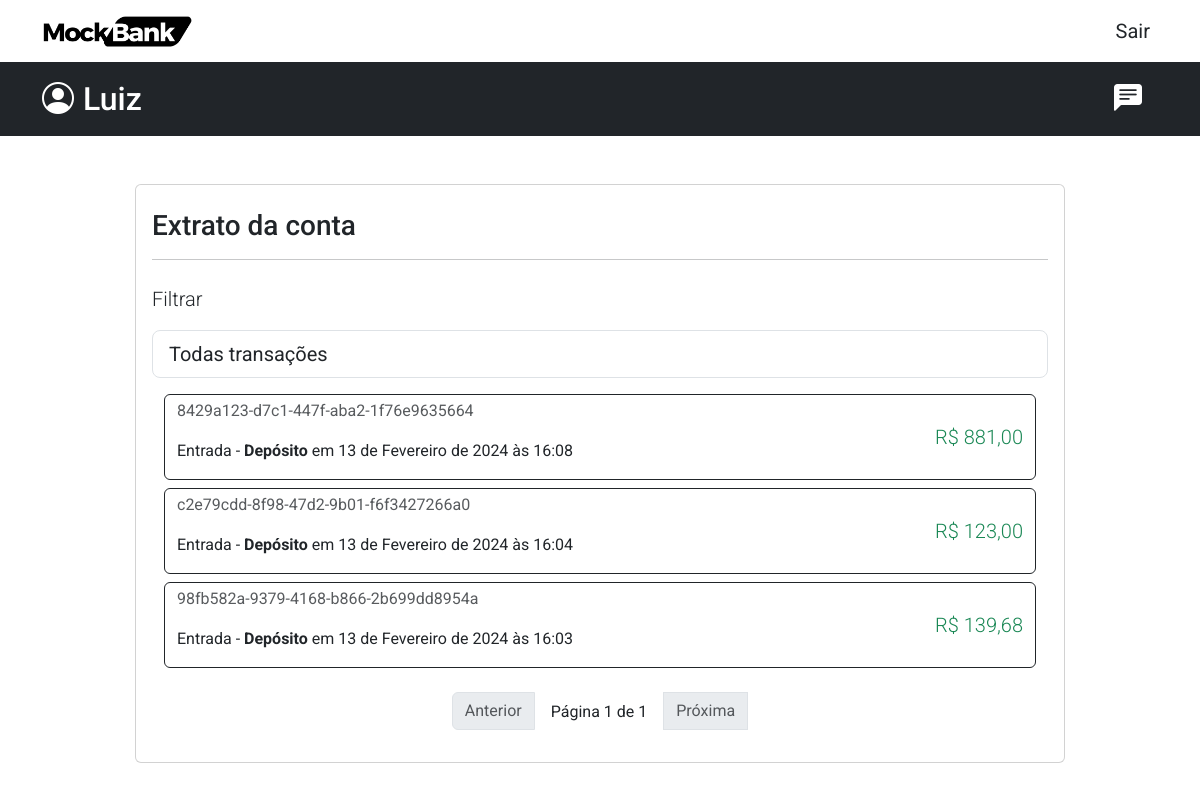
Before: /service/extract/ (signed in) with the older database file.
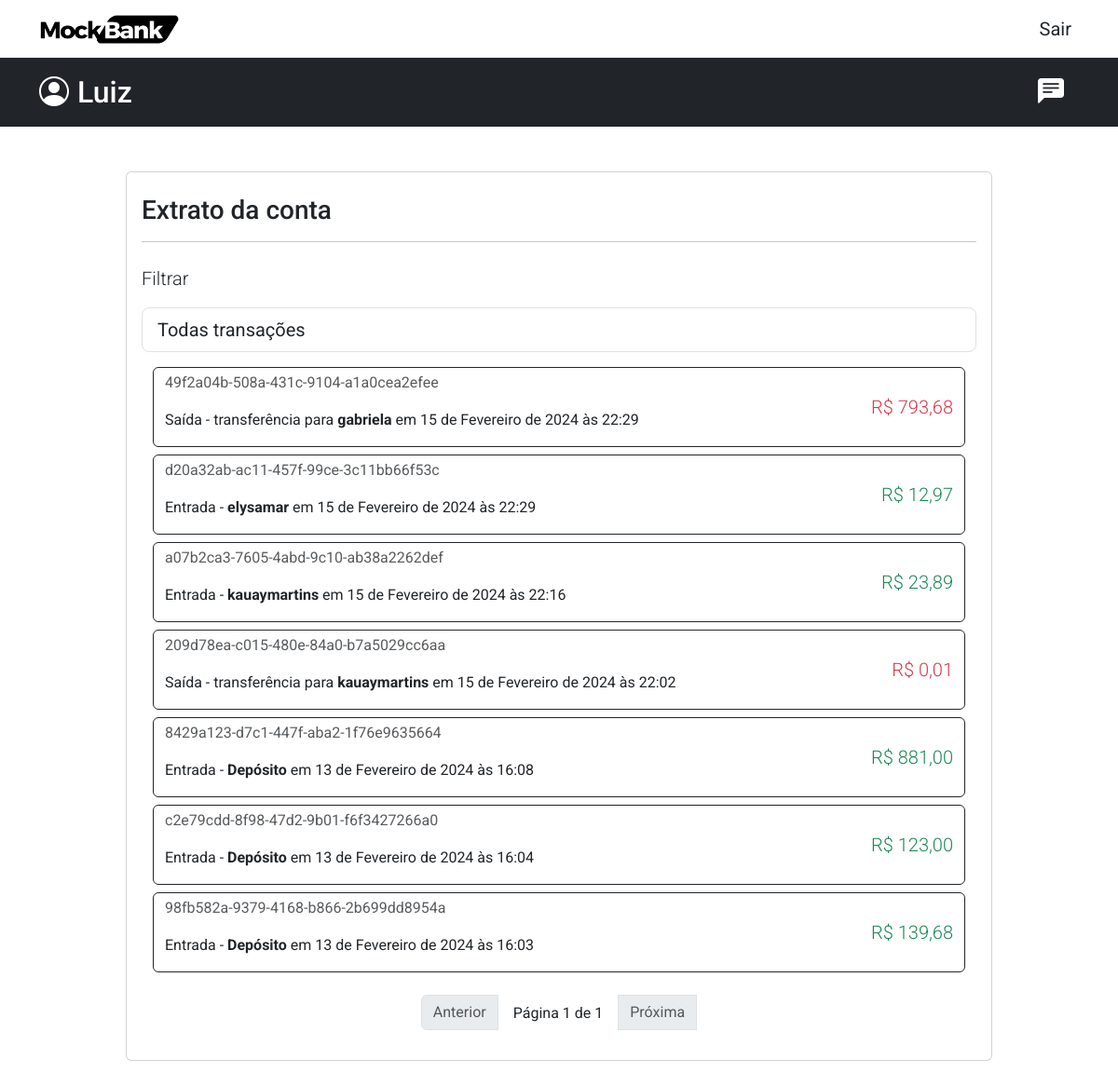
After: the same page with the newer database file.
### service/models.py (models this page shows, shortened)
class TransferModel(models.Model):
    transfer_id = models.UUIDField(primary_key=True, default=uuid.uuid4, editable=False)
    created_at = models.DateTimeField(auto_now_add=True, editable=False)
    value = models.DecimalField(max_digits=8, decimal_places=2)
    category = models.CharField(max_length=20, default='transfer', blank=True)
    sent_by = models.ForeignKey(BaseUser, on_delete=models.CASCADE, related_name='sent_transfers')
    received_by = models.ForeignKey(BaseUser, on_delete=models.CASCADE, related_name='received_transfers', null=True, blank=True)
    class Meta:
        ordering = ['-created_at']

### user/models.py (models this page shows)
class User(models.Model):
    user_id = models.UUIDField(primary_key=True, default=uuid.uuid4, editable=False)
    user_phone = models.CharField(max_length=30, blank=True)
    account_balance = models.DecimalField(max_digits=8, decimal_places=2, default=float(0))
    account_limit = models.DecimalField(max_digits=8, decimal_places=2, default=float(0))
    owner = models.OneToOneField(DjangoUser, on_delete=models.CASCADE)
    finance_data = models.OneToOneField(FinanceDataUser, on_delete=models.CASCADE, null=True)

### service/views.py (the view)
# urls.py: path('extract/', views.ExtractAccountView.as_view(), name='extract'),
@method_decorator(login_required(login_url='user:login'), name='dispatch')
class ExtractAccountView(View):
    template_name = 'extract_page.html'
    form_class = forms.ExtractForm
    def get(self, request, *args, **kwargs):
        form = self.form_class(request.GET)
        filter_type = form['filter_type'].value() if form.is_valid() else 'all'
        user = User.objects.get(owner=request.user)
        queryset = ExtractService.extract_account(filter_type=filter_type, user_id=user.user_id)
        paginator = Paginator(queryset, 8)
        page_number = request.GET.get("page")
        page_obj = paginator.get_page(page_number)
        context = {
            'form': form,
            'page_obj': page_obj,
        }
        return render(request, self.template_name, context)

### service/forms/extract_form.py
class ExtractForm(forms.Form):
    FILTER_CHOICES = [
        ('all', 'Todas transações'),
        ('received', 'Entrada'),
        ('sent', 'Saída')
    ]
    filter_type = forms.ChoiceField(choices=FILTER_CHOICES, widget=forms.Select(attrs={'class': 'form-control form-control-lg mt-0 h-100'}))

### service/services.py (called while the page is built)
    @staticmethod
    def extract_account(filter_type, user_id):
        if filter_type == "sent":
            return TransferModel.objects.filter(sent_by=user_id, category='transfer')
        elif filter_type == "received":
            return TransferModel.objects.filter(Q(received_by=user_id) | (Q(category='deposit') & Q(sent_by=user_id)))
        else:
            return TransferModel.objects.filter(Q(sent_by=user_id) | Q(received_by=user_id))

### service/templates/extract_page.html (shortened to what the changed rows need)
{% extends "global/base.html" %}
{% load humanize %}
{% block content %}
<main>
    <div class="container mt-5 mb-5">
        <div class="col-12 col-lg-10 mx-auto">
            <div class="card">
                <div class="card-body">
                    <div class="col-12">
                        <div class="row mx-auto mt-3">
                            {% if page_obj %}
                            {% for item in page_obj %}
                                <a href="#" class="mb-2" style="text-decoration: none;">
                                    <div class="container border rounded border-dark text-dark">
                                        <div class="row">
                                            <div class="col-8 col-sm-9 mt-1 ">
                                                <p class="opacity-75">{{ item.transfer_id }}</p>
                                                {% if item.category == 'deposit' %}
                                                <p>Entrada - <strong>Depósito</strong> em {{ item.created_at }}</p>
                                                {% elif item.sent_by.owner == user %}
                                                <p>Saída - transferência para <strong>{{ item.received_by.owner }}</strong> em {{ item.created_at }}</p>
                                                {% else %}
                                                <p>Entrada - <strong>{{ item.sent_by.owner }}</strong> em {{ item.created_at }}</p>
                                                {% endif %}
                                            </div>
                                            <div class="col-4 col-sm-3 text-end my-auto">
                                                {% if item.category == 'deposit' or item.received_by.owner == user %}
                                                <p class="text-success my-auto lead"> R$ {{item.value}} </p>
                                                {% else %}
                                                <p class="text-danger my-auto lead"> R$ {{item.value}} </p>
                                                {% endif %}
                                            </div>
                                        </div>
                                    </div>
                                </a>
                            {% endfor %}
                            {% else %}
                            <p class="lead">
                                Você não possui histórico de transações.
                            </p>
                            {% endif %}
                        </div>
                    </div>
                </div>
            </div>
        </div>
    </div>
</main>
{% endblock content %}

Changed rows visible on the page:
added TransferModel: transfer_id "49f2a04b-508a-431c-9104-a1a0cea2efee", received_by.owner "gabriela", created_at "15 de Fevereiro de 2024 às 22:29", value "793,68"
added TransferModel: transfer_id "d20a32ab-ac11-457f-99ce-3c11bb66f53c", sent_by.owner "elysamar", created_at "15 de Fevereiro de 2024 às 22:29", value "12,97"
added TransferModel: transfer_id "a07b2ca3-7605-4abd-9c10-ab38a2262def", sent_by.owner "kauaymartins", created_at "15 de Fevereiro de 2024 às 22:16", value "23,89"
added TransferModel: transfer_id "209d78ea-c015-480e-84a0-b7a5029cc6aa", received_by.owner "kauaymartins", created_at "15 de Fevereiro de 2024 às 22:02", value "0,01"
